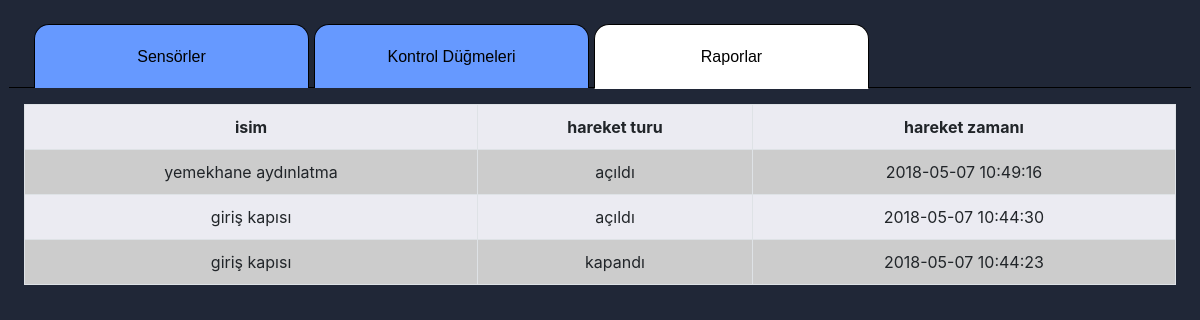
The app's page /reports.php with its own data.
### tables this page shows
CREATE TABLE `hareket` (
  `id` int(11) NOT NULL,
  `demirbas_id` int(11) NOT NULL,
  `hareket_turu` tinyint(1) NOT NULL,
  `hareket_zamani` datetime NOT NULL
);

CREATE TABLE `demirbas` (
  `id` int(11) NOT NULL,
  `isim` varchar(100) NOT NULL,
  `acik_kapali` tinyint(1) NOT NULL,
  `konum` int(11) NOT NULL,
  `demirbas_tipi` int(11) NOT NULL
);

### reports.php (the view, shortened to what this page needs)
<html>
	<head>
		<link rel="stylesheet" type="text/css" href="https://cdn.datatables.net/1.10.16/css/dataTables.bootstrap4.min.css" />
		<link rel="stylesheet" type="text/css" href="https://stackpath.bootstrapcdn.com/bootstrap/4.1.1/css/bootstrap.min.css" />
	</head>
	<body>
		<div class="row" style="margin-bottom: 15px;"">
			<div id="navbar">
				<div id="holder">
					<ul>
						<li><a href="/index.php">Sensörler</a></li>
						<li><a href="/control.php">Kontrol Düğmeleri</a></li>
						<li><a href="/reports.php" id="onlink">Raporlar</a></li>
					</ul>
				</div>
			</div>
		</div>
				<?php
					$mysqli = new mysqli("localhost", "root", "", "fabrika_yonetim");
					if ($mysqli->connect_errno) {
						printf("Connect failed: %s\n", $mysqli->connect_error);
						exit();
					} else {
						$mysqli->query("SET NAMES UTF8");
					}
					$query ="SELECT demirbas.isim as isim, hareket_turu as 'hareket turu', hareket_zamani as 'hareket zamanı' FROM hareket, demirbas WHERE hareket.demirbas_id = demirbas.id Order By hareket_zamani desc";
					myTable($mysqli, $query);
					function myTable($obConn,$sql)
					{
						$rsResult = mysqli_query($obConn, $sql) or die(mysqli_error($obConn));
						if(mysqli_num_rows($rsResult)>0)
						{
							echo "<table class=\"table table-striped table-bordered\" width=\"100%\" border=\"0\" cellspacing=\"2\" cellpadding=\"0\"><tr align=\"center\" bgcolor=\"#CCCCCC\">";
							$i = 0;
							while ($i < mysqli_num_fields($rsResult)){
							   $field = mysqli_fetch_field_direct($rsResult, $i);
							   $fieldName=$field->name;
							   echo "<td><strong>$fieldName</strong></td>";
							   $i = $i + 1;
							}
							echo "</tr>";
							$bolWhite=true;
							while ($row = mysqli_fetch_assoc($rsResult)) {
								echo $bolWhite ? "<tr bgcolor=\"#CCCCCC\">" : "<tr bgcolor=\"#FFF\">";
								$bolWhite=!$bolWhite;
								$i=0;
								foreach($row as $data) {
									if ($i == 1)
									if ($data == 1)
										$data = 'açıldı';
									else if ($data == 0)
										$data = 'kapandı';
									echo "<td align='center'> $data</td>";
									$i++;
								}
								echo "</tr>";
							}
							echo "</table>";
						}
					}
				?>
	</body>
</html>

### reports.php (style rules this page uses)
body { margin:2%; background: #202737; }
#navbar { width:100%; }
#navbar #holder { height:64px; border-bottom:1px solid #000; width:100%; padding-left:25px; }
#navbar #holder ul { list-style:none; margin:0; padding:0; }
#navbar #holder ul li a { text-decoration:none; float:left; margin-right:5px; line-height:23px; font-family:"Arial Black", Gadget, sans-serif; color:#000; border:1px solid #000; border-bottom:none; padding:20px; width:275px; text-align:center; display:block; background:#69F; -moz-border-radius-topleft:15px; -moz-border-radius-topright:15px; -webkit-border-top-left-radius:15px; -webkit-border-top-right-radius:15px; }
#holder ul li a#onlink { background:#FFF; color:#000; border-bottom:1px solid #FFF; }

### records on screen
hareket: demirbas.isim "yemekhane aydınlatma", hareket_turu "açıldı", hareket_zamani "2018-05-07 10:49:16"
hareket: demirbas.isim "giriş kapısı", hareket_turu "açıldı", hareket_zamani "2018-05-07 10:44:30"
hareket: demirbas.isim "giriş kapısı", hareket_turu "kapandı", hareket_zamani "2018-05-07 10:44:23"

### other values on screen
$fieldName "isim"
$fieldName "hareket turu"
$fieldName "hareket zamanı"
